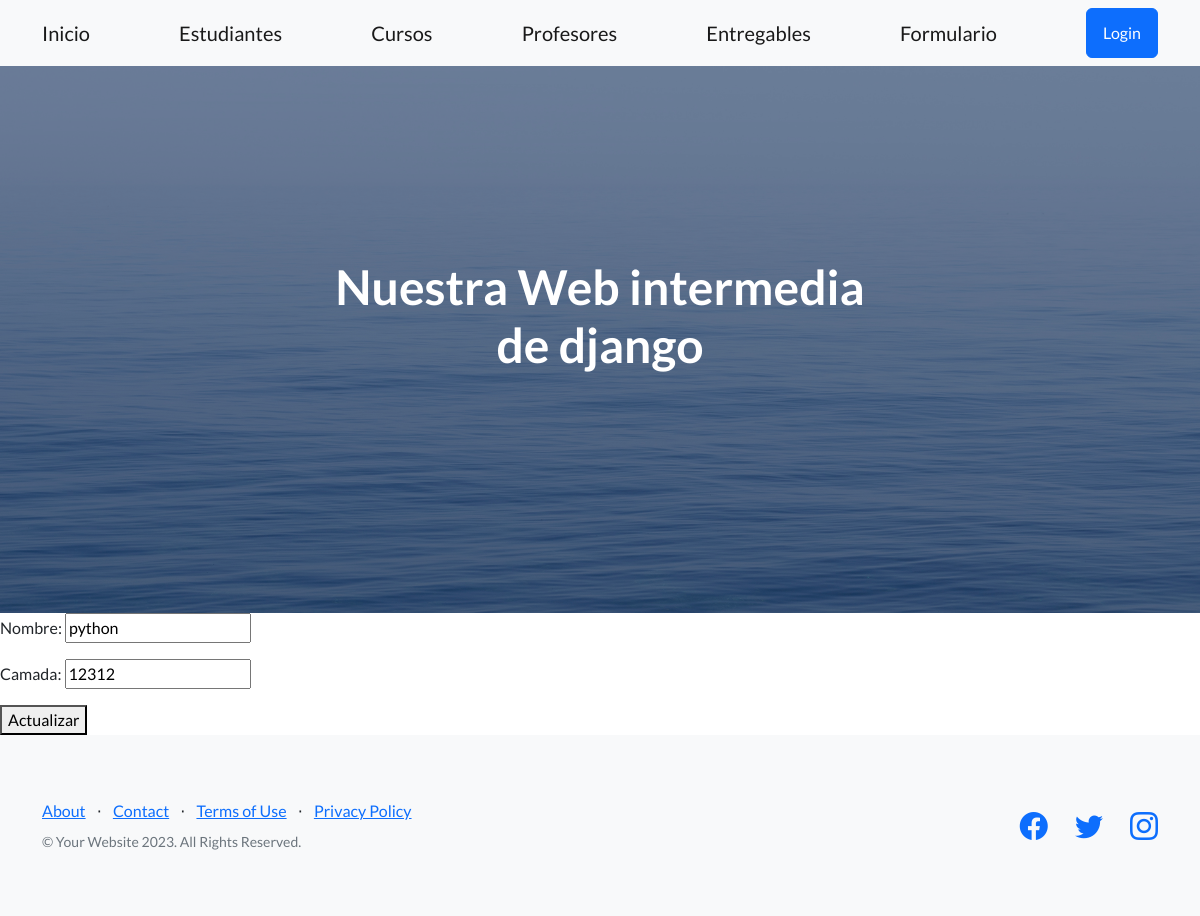
/AppCoder/actualiza-curso/2/, run on an earlier commit of the app's database.
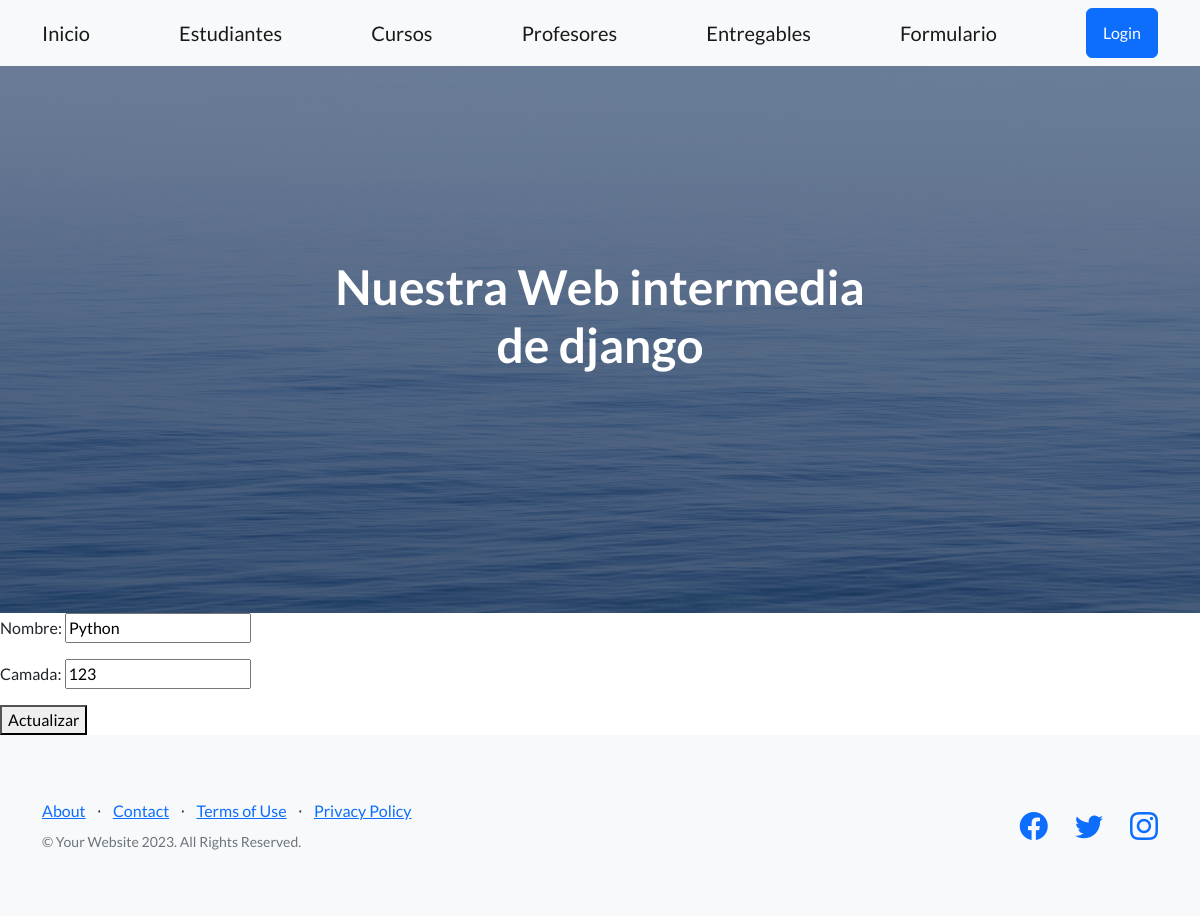
And on a later commit of the database.
### AppCoder/models.py (models this page shows, shortened)
class Curso (models.Model):
    nombre = models.CharField(max_length=50)
    camada = models.IntegerField()

### AppCoder/views.py (the view)
class CursoUpdate(UpdateView):
    model = Curso
    template_name = "Curso_update.html"
    fields = ("__all__")
    success_url = "/AppCoder/"

### AppCoder/templates/Curso_update.html
{% extends 'padre.html' %}
{% block contenidocambiante  %}
    <form action=" {% url 'ActualizaCursos' curso.id %}" method="post">{% csrf_token %}
        {{form.as_p}}
        <button type="submit">Actualizar</button>
    </form>
{% endblock contenidocambiante  %}

What changed in the data, as far as the page shows it:
changed Curso: nombre "python" → "Python"; camada "12312" → "123"
